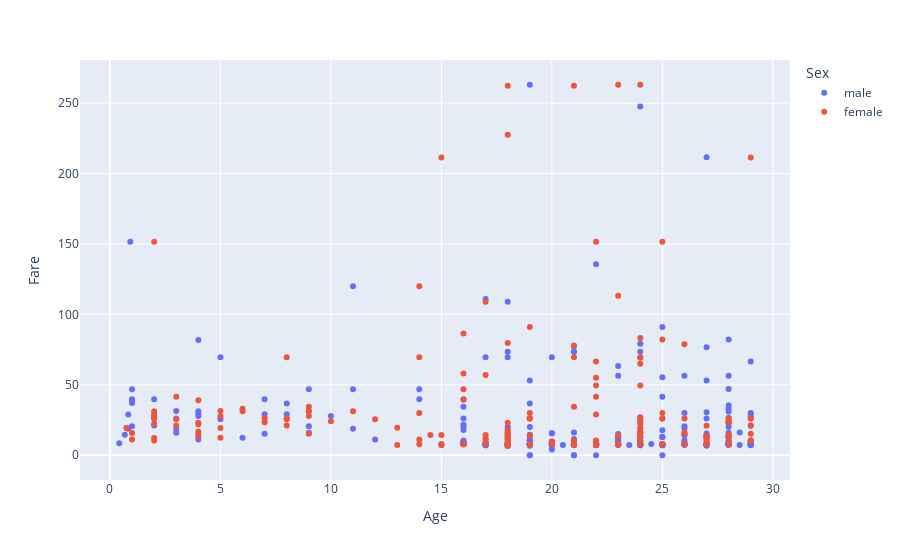

Write notebook code for a chart like this one.
### Markdown cell above
## Directly generate Plotly figures
If you ask for a plot, the generated `df.plot` code will be automatically translated into the equivalent Plotly Express code.

### Code cell
output = df_chain("Plot the fare of people under 30 versus their age, colored by sex")
output["result"]

### Figure 1 — Plotly figure (JSON) as saved in the notebook; plotly's stock layout.template omitted (floating-point values rounded to 4 significant figures; data arrays with more than 128 entries replaced by an {"elided": "..."} marker saying what was removed)
{"data": [{"hovertemplate": "Sex=male<br>Age=%{x}<br>Fare=%{y}<extra></extra>", "legendgroup": "male", "marker": {"color": "#636efa", "symbol": "circle"}, "mode": "markers", "name": "male", "orientation": "v", "showlegend": true, "type": "scatter", "x": {"elided": "311 float values"}, "xaxis": "x", "y": {"elided": "311 float values"}, "yaxis": "y"}, {"hovertemplate": "Sex=female<br>Age=%{x}<br>Fare=%{y}<extra></extra>", "legendgroup": "female", "marker": {"color": "#EF553B", "symbol": "circle"}, "mode": "markers", "name": "female", "orientation": "v", "showlegend": true, "type": "scatter", "x": {"elided": "181 float values"}, "xaxis": "x", "y": {"elided": "181 float values"}, "yaxis": "y"}], "layout": {"legend": {"title": {"text": "Sex"}, "tracegroupgap": 0}, "margin": {"t": 60}, "xaxis": {"anchor": "y", "domain": [0, 1], "title": {"text": "Age"}}, "yaxis": {"anchor": "x", "domain": [0, 1], "title": {"text": "Fare"}}}}
